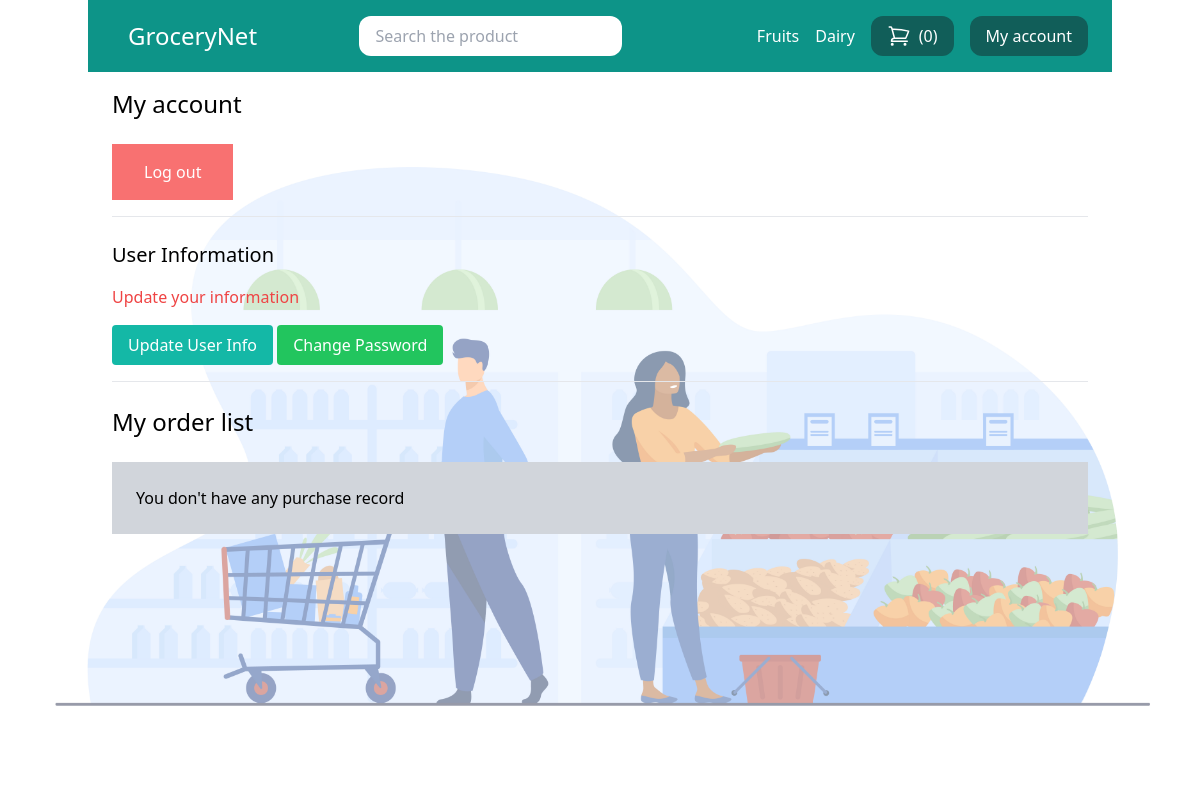
Page /myaccount/ (signed in) on the earlier database version.
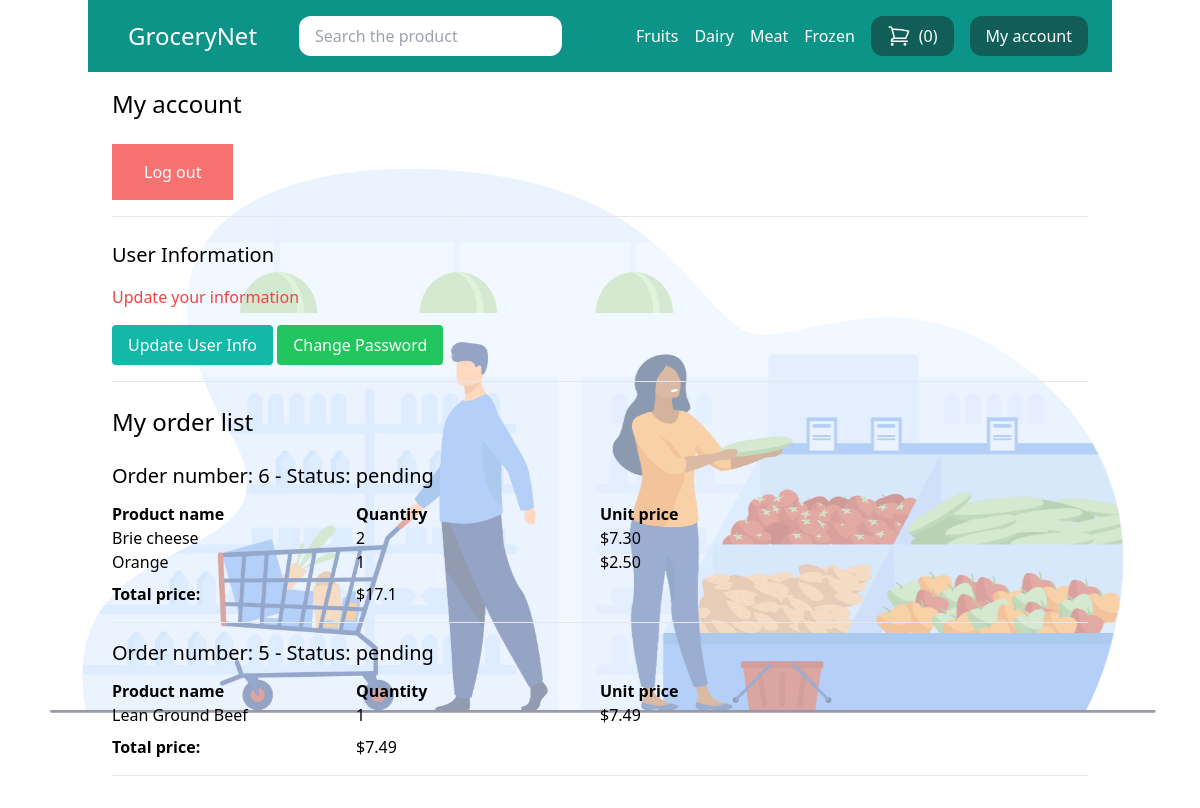
Same page on the later database version.
### store/models.py (models this page shows, shortened)
class Category(models.Model):
    title = models.CharField(max_length=50)
    slug = models.SlugField(max_length=50)
    class Meta:
        verbose_name_plural = 'Categories' # 관리사이트의 모델 표기방법 변경

class OrderItem(models.Model):
    user = models.ForeignKey(User, related_name='items', on_delete=models.CASCADE)
    order = models.ForeignKey(Order, related_name='items', on_delete=models.CASCADE)
    product = models.ForeignKey(Product, related_name='items', on_delete=models.CASCADE)
    price = models.FloatField()
    quantity = models.IntegerField(default=1)

class Product(models.Model):
    DRAFT = 'draft'
    WAITING_APPROVAL = 'waitingapproval'
    ACTIVE = 'active'
    DELETED = 'deleted'
    STATUS_CHOICES = (
        (DRAFT, 'Draft'),
        (WAITING_APPROVAL, 'Waiting approval'),
        (ACTIVE, 'Active'),
        (DELETED, 'Deleted'),
    )
    user = models.ForeignKey(User, related_name='products', on_delete=models.CASCADE)
    category = models.ForeignKey(Category, related_name='products', on_delete=models.CASCADE)
    product_name = models.CharField(max_length=50)
    product_id = models.CharField(max_length=50)
    slug = models.SlugField(max_length=50)
    description = models.TextField(blank=True)
    price = models.FloatField()
    image = models.ImageField(upload_to='uploads/product_images/', blank=True, null=True)
    created_at = models.DateTimeField(auto_now_add=True)
    updated_at = models.DateTimeField(auto_now=True)
    status = models.CharField(max_length=50, choices=STATUS_CHOICES, default=ACTIVE)
    class Meta:
        ordering = ('-created_at',)  #표시 순서 변경

### userprofile/views.py (the view)
# urls.py: path('myaccount/', views.myaccount, name='myaccount'),
@login_required
def myaccount(request):
    orders = Order.objects.filter(created_by=request.user)
    order_items = OrderItem.objects.filter(order__in=orders)
    grouped_order_items = defaultdict(list)
    order_totals = {}
    order_statuses = {}  # 주문 상태 저장
    print(f"Orders: {orders}")  # 사용자의 주문 목록
    print(f"Order Items: {order_items}")  # 주문 항목 목록
    for item in order_items:
        grouped_order_items[item.order.id].append(item)
        if item.order.id not in order_totals:
            order_totals[item.order.id] = 0
        order_totals[item.order.id] += item.quantity * item.product.price
        order_statuses[item.order.id] = item.order.status
    grouped_items = sorted(grouped_order_items.items(), key=lambda x: x[0], reverse=True)
    return render(request, 'userprofile/myaccount.html', {
        'grouped_items': grouped_items,
        'grouped_order_items': grouped_order_items,  # 그룹화된 주문 항목
        'order_totals': order_totals,  # 주문별 총합 계산
        'order_statuses': order_statuses,  # 주문 상태 전달
    })

### store/cart.py (called while the page is built)
    def __len__(self):
        return sum(item['quantity'] for item in self.cart.values())

### store/context_processors.py (called while the page is built)
def cart(request):
    return {'cart': Cart(request)}

### store/templatetags/custom_filters.py (called while the page is built)
@register.filter
def get_item(dictionary, key):
    return dictionary.get(key)

### store/templatetags/menu.py (called while the page is built)
@register.inclusion_tag('core/menu.html')
def menu():
    categories = Category.objects.all()
    return {'categories': categories}

### userprofile/templates/userprofile/myaccount.html (shortened to what this page needs)
{% extends "core/base.html" %}
{% load custom_filters %}
{% block content %}
    <h1 class="text-2xl">My account</h1>
    <form method="POST" action="{% url 'logout' %}">
        <button type="submit" class="mt-6 inline-block py-4 px-8 bg-red-400 text-white">Log out</button>
    </form>
    <hr class="mt-4">
    <div class="mt-6">
        <h2 class="mb-4 text-xl">User Information</h2>
        {% if request.user.first_name or request.user.last_name or request.user.email %}
            <p><strong>Username:</strong> {{ request.user.username }}</p>
            <p><strong>First Name:</strong> {{ request.user.first_name }}</p>
            <p><strong>Last Name:</strong> {{ request.user.last_name }}</p>
            <p><strong>Email:</strong> {{ request.user.email }}</p>
        {% else %}
            <p class="text-red-500">Update your information</p>
        {% endif %}
        <a href="{% url 'profile_update' %}" class="mt-4 inline-block py-2 px-4 bg-teal-500 text-white rounded">
            Update User Info
        </a>
        <a href="{% url 'password_change' %}" class="mt-4 inline-block py-2 px-4 bg-green-500 text-white rounded">
            Change Password
        </a>
    </div>
    <hr class="mt-4">
    <h1 class="mt-6 mb-6 text-2xl">My order list</h1>
    {% if grouped_order_items %}
    {% for order_id, items in grouped_items %}
        <h2 class="mb-3 text-xl">Order number: {{ order_id }} - Status: {{ order_statuses|get_item:order_id }}</h2>
        <div class="flex flex-wrap">
            <div class="w-1/4">
                <strong>Product name</strong>
            </div>
            <div class="w-1/4">
                <strong>Quantity</strong>
            </div>
            <div class="w-1/4">
                <strong>Unit price</strong>
            </div>
        </div>
        {% for item in items %}
            <div class="flex flex-wrap">
                <div class="w-1/4">
                    {{ item.product.product_name }}
                </div>
                <div class="w-1/4">
                    {{ item.quantity }}
                </div>
                <div class="w-1/4">
                    ${{ item.product.price|floatformat:2 }}
                </div>
            </div>
        {% endfor %}
        <div class="flex flex-wrap mt-2">
            <div class="w-1/4 font-bold">
                Total price:
            </div>
            <div class="w-1/4">
                ${{ order_totals|get_item:order_id }}
            </div>
        </div>
        <hr class="mt-4 mb-4">
    {% endfor %}
    {% else %}
        <div class="px-6 py-6 bg-gray-300">
            You don't have any purchase record
        </div>
    {% endif %}
{% endblock content %}

### core/templates/core/menu.html (shortened to what this page needs)
{% for category in categories %}
    <a href="{% url "category_detail" category.slug %}" class="text-white">{{ category.title }}</a>
{% endfor %}

Differences in the rows shown:
added Category: title "Meat"
added Category: title "Frozen"
added OrderItem: order "6", order_statuses "pending", product.product_name "Brie cheese", quantity "2", product.price "7.30", order_totals "17.1"
added OrderItem: product.product_name "Orange", quantity "1", product.price "2.50", shown under "6"
added OrderItem: order "5", order_statuses "pending", product.product_name "Lean Ground Beef", quantity "1", product.price "7.49", price "7.49"
Other differences:
text no longer shown: "You don't have any purchase record"
